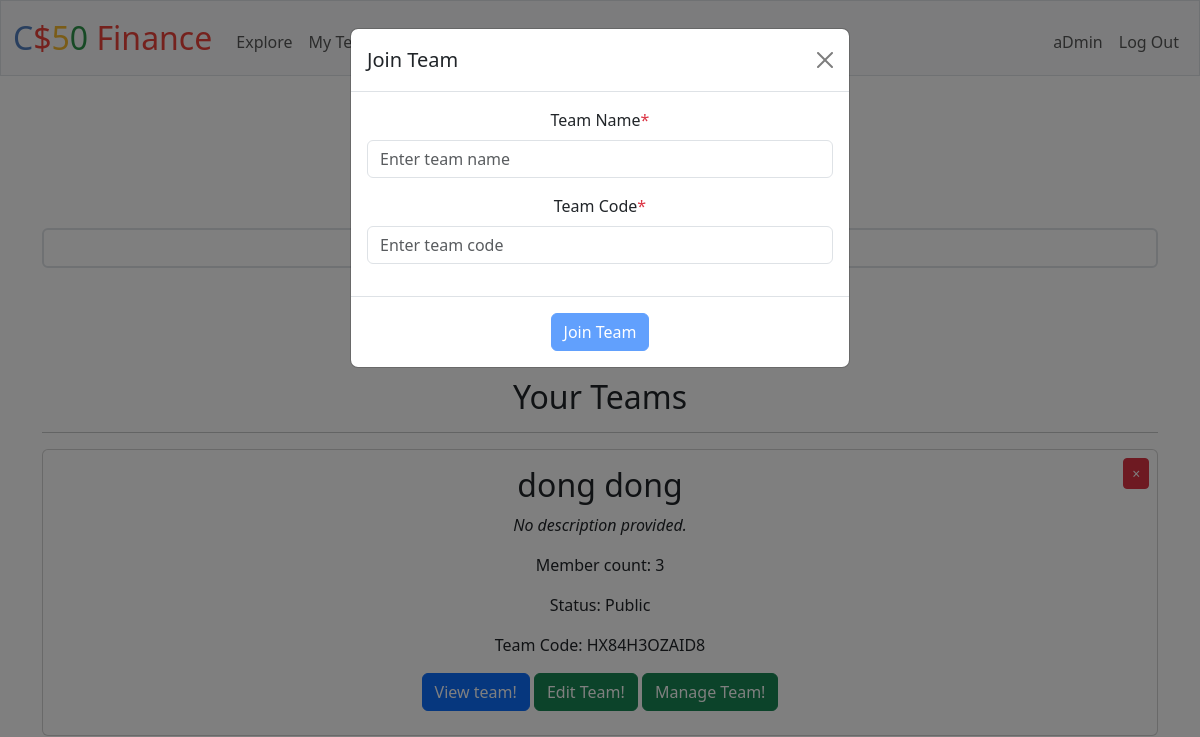
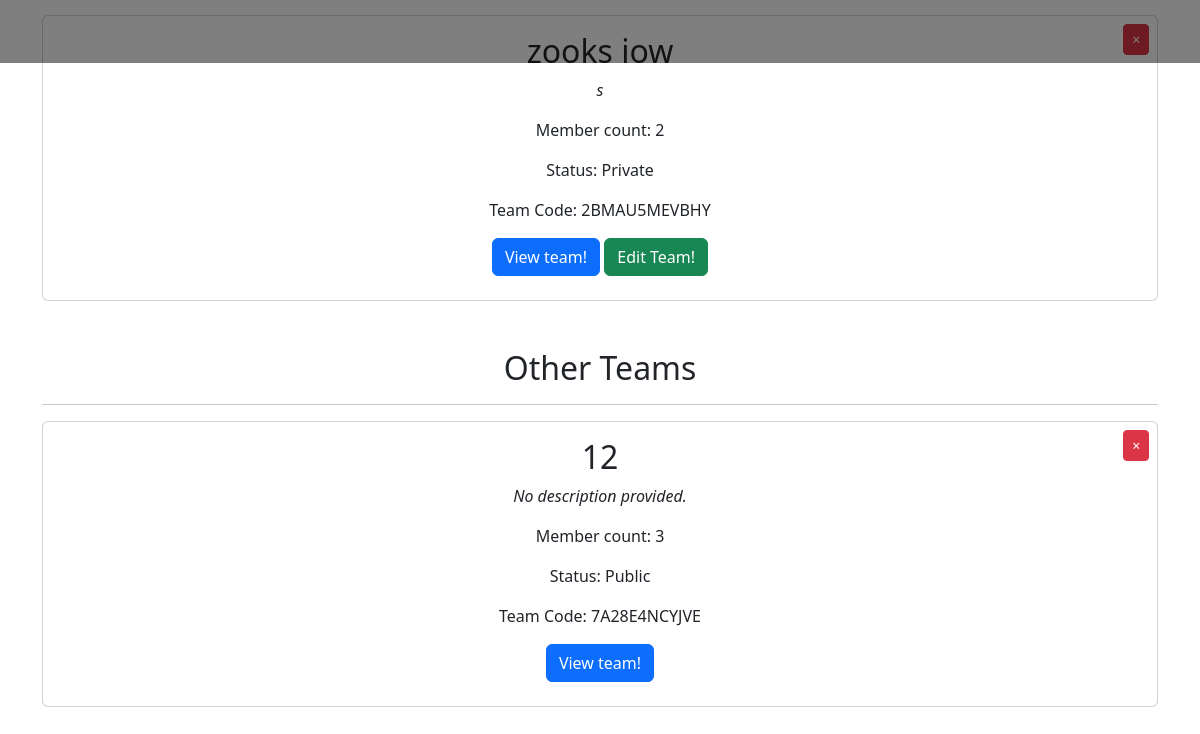
The page /join_code (signed in) on the database as committed earlier (2 pictures, top to bottom).
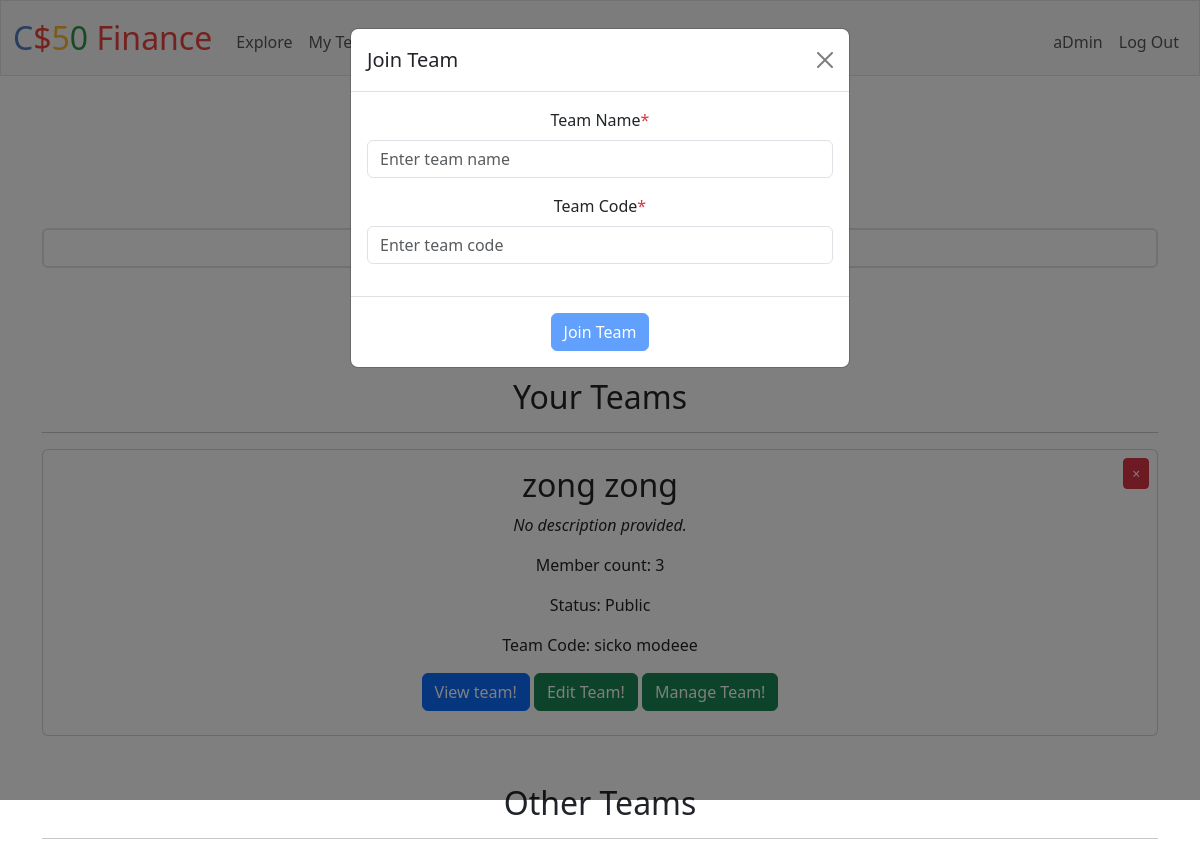
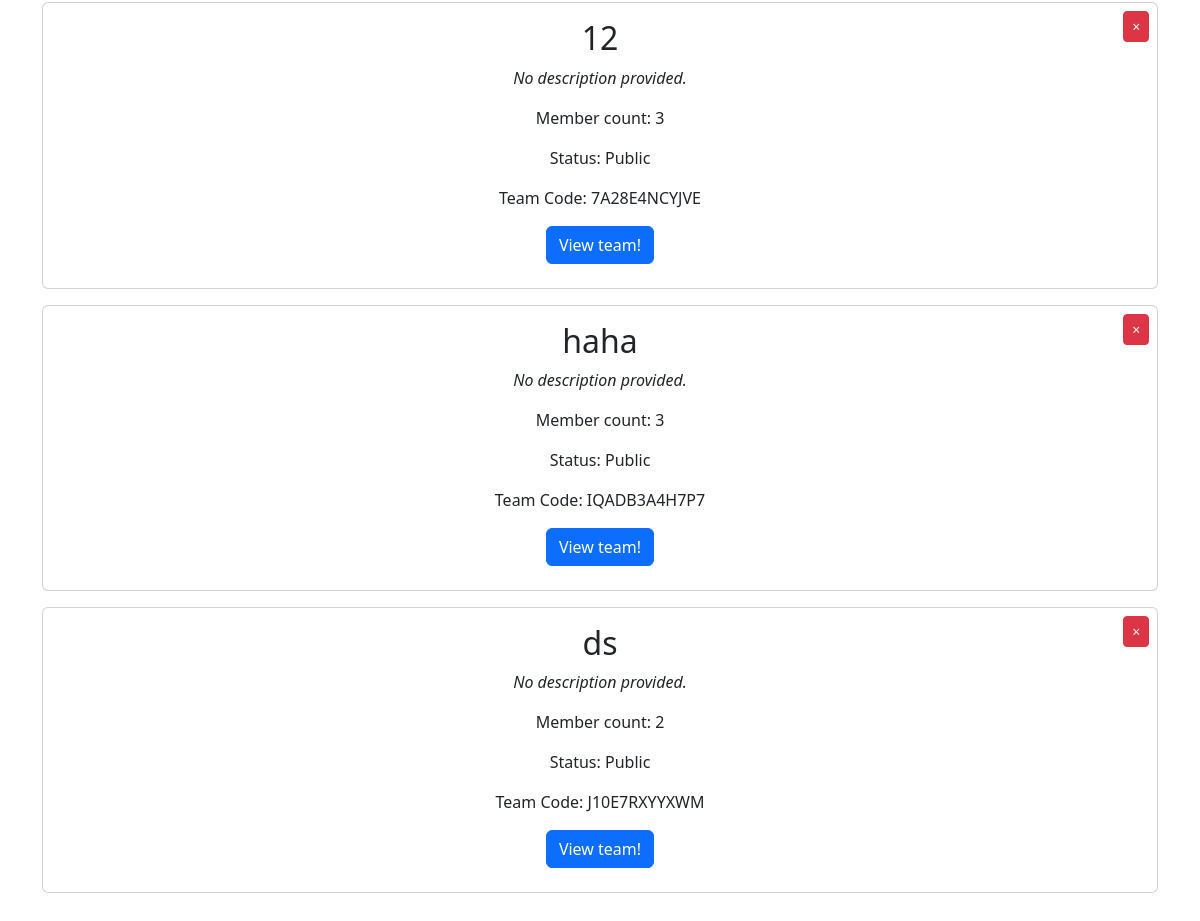
The same page on the database as committed later (2 pictures, top to bottom).
### tables this page shows
CREATE TABLE "teams" (
    "id"    INTEGER NOT NULL UNIQUE,
    "code"  TEXT NOT NULL,
    "name"  TEXT NOT NULL UNIQUE,
    "description" TEXT,
    "access_type" TEXT NOT NULL,
    PRIMARY KEY("id" AUTOINCREMENT)
);

### app.py (the view, shortened to what this page needs)
@app.route("/join_code", methods=["GET", "POST"])
@login_required
def join_code():
    if request.method == "GET":
        teams = db.execute("""
            SELECT teams.id, teams.name, teams.description, teams.code, teams.access_type, team_members.privilege,
                (SELECT COUNT(*) FROM team_members WHERE team_members.team_id = teams.id) AS member_count
            FROM teams
            JOIN team_members ON teams.id = team_members.team_id
            WHERE team_members.user_id = ?
            GROUP BY teams.id
            ORDER BY team_members.privilege
        """, session["user_id"])
        return render_template("teams.html", teams=teams, method="get_join_code")

### app.py (called while the page is built)
@app.after_request
def after_request(response):
    response.headers["Cache-Control"] = "no-cache, no-store, must-revalidate"
    response.headers["Expires"] = 0
    response.headers["Pragma"] = "no-cache"
    return response

### helpers.py (called while the page is built)
def login_required(f):
    @wraps(f)
    def decorated_function(*args, **kwargs):
        if session.get("user_id") is None:
            flash("You must be logged in to access this page.")
            return render_template("login.html", request_path=request.path)
        return f(*args, **kwargs)
    return decorated_function

### templates/teams.html (shortened to what the changed rows need)
{% extends "layout.html" %}
{% block main %}
    <h1 class="text-center">View Your Teams</h1>
    <div id="team-related">
        {% set your_teams = teams | selectattr("privilege", "in", ["admin", "edit"]) | list %}
        {% set other_teams = teams | selectattr("privilege", "equalto", "read") | list %}
        {% if your_teams %}
        <div id="your-teams-section">
            <h2 class="mt-5">Your Teams</h2><hr>
            {% for team in your_teams %}
                <div class="card text-center mb-3">
                    <button type="button" class="btn btn-danger btn-sm position-absolute top-0 end-0 m-2" data-bs-toggle="modal" data-bs-target="#leave-teams-modal" data-team-id="{{ team.id }}" data-team-name="{{ team.name }}" style="z-index: 10;" title="Leave Team">
                        <i>&times;</i>
                    </button>
                    <div class="card-body">
                        <h2 class="card-title">{{ team.name }}</h2>
                        {% if team.description %}
                            <p class="card-text"><i>{{ team.description }}</i></p>
                        {% else %}
                            <p class="card-text"><i>No description provided.</i></p>
                        {% endif %}
                        <p class="card-text">Member count: {{ team.member_count }}</p>
                        <p class="card-text">Status: {{ team.access_type.capitalize() }}</p>
                        <p class="card-text">Team Code: {{ team.code }}</p>
                        <a href="/team/{{ team.name }}" class="btn btn-primary mb-2">View team!</a>
                        <button class="btn btn-success mb-2">Edit Team!</button>
                        {% if team.privilege == "admin" %}
                            <a href="/manage_team/{{ team.name }}" class="btn btn-success mb-2">Manage Team!</a>
                        {% endif %}
                    </div>
                </div>
            {% endfor %}
        </div>
        {% endif %}
        {% if other_teams %}
        <div id="other-teams-section">
            <h2 class="mt-5">Other Teams</h2><hr>
            {% for team in other_teams %}
                <div class="card text-center mb-3 position-relative">
                    <button type="button" class="btn btn-danger btn-sm position-absolute top-0 end-0 m-2" data-bs-toggle="modal" data-bs-target="#leave-teams-modal" data-team-name="{{ team.name }}" data-team-id="{{ team.id }}">
                        <i>&times;</i>
                    </button>
                    <div class="card-body">
                          <h2 class="card-title">{{ team.name }}</h2>
                        {% if team.description %}
                            <p class="card-text"><i>{{ team.description }}</i></p>
                        {% else %}
                            <p class="card-text"><i>No description provided.</i></p>
                        {% endif %}
                        <p class="card-text">Member count: {{ team.member_count }}</p>
                        <p class="card-text">Status: {{ team.access_type.capitalize() }}</p>
                        {% if team.access_type == "public" %}
                            <p class="card-text">Team Code: {{ team.code }}</p>
                        {% endif %}
                        <a href="/team/{{ team.name }}" class="btn btn-primary mb-2">View team!</a>
                    </div>
                </div>
            {% endfor %}
        </div>
        {% endif %}
    </div>
    <div id="modal-section">
        <div class="modal fade" id="join-code-modal" tabindex="-1" aria-labelledby="join-code-label" aria-hidden="true">
            <div class="modal-dialog">
                <div class="modal-content">
                    <div class="modal-header">
                        <h1 class="modal-title fs-5" id="join-code-label">Join Team</h1>
                    </div>
                </div>
            </div>
        </div>
    </div>
{% endblock %}

Rows that differ between the two databases and show on the page:
no longer on this page (row unchanged): teams: name "zooks iow", description "s", member_count "2", access_type "Private", code "2BMAU5MEVBHY", shown under "Your Teams"
changed teams: name "dong dong" → "zong zong"; code "HX84H3OZAID8" → "sicko modeee"
now on this page (row unchanged): teams: name "haha", description "No description provided.", member_count "3", access_type "Public", code "IQADB3A4H7P7", shown under "Other Teams"
now on this page (row unchanged): teams: name "ds", description "No description provided.", member_count "2", access_type "Public", code "J10E7RXYYXWM", shown under "Other Teams"
